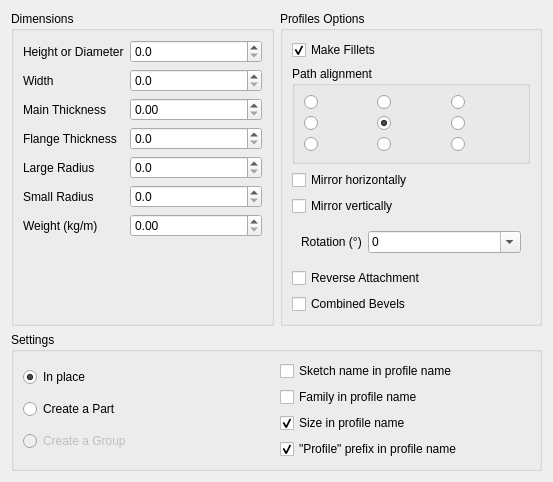
<?xml version="1.0" encoding="UTF-8"?>
<ui version="4.0">
 <class>Dialog</class>
 <widget class="QDialog" name="Dialog">
  <property name="geometry">
   <rect>
    <x>0</x>
    <y>0</y>
    <width>553</width>
    <height>464</height>
   </rect>
  </property>
  <property name="windowTitle">
   <string>Profile Settings</string>
  </property>
  <layout class="QVBoxLayout" name="verticalLayout_2">
   <item>
    <layout class="QHBoxLayout" name="horizontalLayout">
     <item>
      <widget class="QGroupBox" name="groupBox_2">
       <property name="title">
        <string>Dimensions</string>
       </property>
       <layout class="QFormLayout" name="formLayout_2">
        <item row="0" column="0">
         <widget class="QLabel" name="label_3">
          <property name="text">
           <string>Height or Diameter</string>
          </property>
         </widget>
        </item>
        <item row="0" column="1">
         <widget class="QDoubleSpinBox" name="sb_height">
          <property name="toolTip">
           <string>Adjust Height</string>
          </property>
          <property name="decimals">
           <number>1</number>
          </property>
          <property name="minimum">
           <double>0.000000000000000</double>
          </property>
          <property name="maximum">
           <double>1000.000000000000000</double>
          </property>
          <property name="singleStep">
           <double>0.100000000000000</double>
          </property>
          <property name="value">
           <double>0.000000000000000</double>
          </property>
         </widget>
        </item>
        <item row="1" column="0">
         <widget class="QLabel" name="label_4">
          <property name="text">
           <string>Width</string>
          </property>
         </widget>
        </item>
        <item row="1" column="1">
         <widget class="QDoubleSpinBox" name="sb_width">
          <property name="decimals">
           <number>1</number>
          </property>
          <property name="minimum">
           <double>0.000000000000000</double>
          </property>
          <property name="maximum">
           <double>1000.000000000000000</double>
          </property>
          <property name="singleStep">
           <double>0.100000000000000</double>
          </property>
          <property name="value">
           <double>0.000000000000000</double>
          </property>
         </widget>
        </item>
        <item row="3" column="0">
         <widget class="QLabel" name="label_6">
          <property name="text">
           <string>Main Thickness</string>
          </property>
         </widget>
        </item>
        <item row="3" column="1">
         <widget class="QDoubleSpinBox" name="sb_main_thickness">
          <property name="maximum">
           <double>100.000000000000000</double>
          </property>
          <property name="singleStep">
           <double>0.100000000000000</double>
          </property>
         </widget>
        </item>
        <item row="4" column="0">
         <widget class="QLabel" name="label_7">
          <property name="text">
           <string>Flange Thickness</string>
          </property>
         </widget>
        </item>
        <item row="4" column="1">
         <widget class="QDoubleSpinBox" name="sb_flange_thickness">
          <property name="decimals">
           <number>1</number>
          </property>
          <property name="singleStep">
           <double>0.100000000000000</double>
          </property>
         </widget>
        </item>
        <item row="5" column="0">
         <widget class="QLabel" name="label_8">
          <property name="text">
           <string>Large Radius</string>
          </property>
         </widget>
        </item>
        <item row="5" column="1">
         <widget class="QDoubleSpinBox" name="sb_radius1">
          <property name="decimals">
           <number>1</number>
          </property>
          <property name="maximum">
           <double>50.000000000000000</double>
          </property>
          <property name="singleStep">
           <double>0.100000000000000</double>
          </property>
         </widget>
        </item>
        <item row="6" column="0">
         <widget class="QLabel" name="label_9">
          <property name="text">
           <string>Small Radius</string>
          </property>
         </widget>
        </item>
        <item row="6" column="1">
         <widget class="QDoubleSpinBox" name="sb_radius2">
          <property name="decimals">
           <number>1</number>
          </property>
          <property name="maximum">
           <double>50.000000000000000</double>
          </property>
          <property name="singleStep">
           <double>0.100000000000000</double>
          </property>
         </widget>
        </item>
        <item row="7" column="0">
         <widget class="QLabel" name="label_12">
          <property name="text">
           <string>Weight (kg/m)</string>
          </property>
         </widget>
        </item>
        <item row="7" column="1">
         <widget class="QDoubleSpinBox" name="sb_weight">
          <property name="maximum">
           <double>500.000000000000000</double>
          </property>
          <property name="singleStep">
           <double>0.100000000000000</double>
          </property>
         </widget>
        </item>
       </layout>
      </widget>
     </item>
     <item>
      <widget class="QGroupBox" name="groupBox_3">
       <property name="title">
        <string>Profiles Options</string>
       </property>
       <layout class="QVBoxLayout" name="verticalLayout">
        <item>
         <widget class="QCheckBox" name="cb_make_fillet">
          <property name="text">
           <string>Make Fillets</string>
          </property>
          <property name="checked">
           <bool>true</bool>
          </property>
         </widget>
        </item>
        <item>
         <widget class="QGroupBox" name="group_anchor">
          <property name="title">
           <string>Path alignment</string>
          </property>
          <layout class="QGridLayout" name="grid_anchor">
           <item row="0" column="0">
            <widget class="QRadioButton" name="rb_anchor_0_2"/>
           </item>
           <item row="0" column="1">
            <widget class="QRadioButton" name="rb_anchor_1_2"/>
           </item>
           <item row="0" column="2">
            <widget class="QRadioButton" name="rb_anchor_2_2"/>
           </item>
           <item row="1" column="0">
            <widget class="QRadioButton" name="rb_anchor_0_1"/>
           </item>
           <item row="1" column="1">
            <widget class="QRadioButton" name="rb_anchor_1_1">
             <property name="checked">
              <bool>true</bool>
             </property>
            </widget>
           </item>
           <item row="1" column="2">
            <widget class="QRadioButton" name="rb_anchor_2_1"/>
           </item>
           <item row="2" column="0">
            <widget class="QRadioButton" name="rb_anchor_0_0"/>
           </item>
           <item row="2" column="1">
            <widget class="QRadioButton" name="rb_anchor_1_0"/>
           </item>
           <item row="2" column="2">
            <widget class="QRadioButton" name="rb_anchor_2_0"/>
           </item>
          </layout>
         </widget>
        </item>
        <item>
         <widget class="QCheckBox" name="cb_mirror_h">
          <property name="text">
           <string>Mirror horizontally</string>
          </property>
         </widget>
        </item>
        <item>
         <widget class="QCheckBox" name="cb_mirror_v">
          <property name="text">
           <string>Mirror vertically</string>
          </property>
         </widget>
        </item>
        <item>
         <widget class="QWidget" name="widget_rotation" native="true">
          <layout class="QFormLayout" name="form_rotation">
           <item row="0" column="0">
            <widget class="QLabel" name="label_rotation">
             <property name="text">
              <string>Rotation (°)</string>
             </property>
            </widget>
           </item>
           <item row="0" column="1">
            <widget class="QComboBox" name="combo_rotation">
             <property name="editable">
              <bool>true</bool>
             </property>
             <property name="currentText">
              <string>0</string>
             </property>
            </widget>
           </item>
          </layout>
         </widget>
        </item>
        <item>
         <widget class="QCheckBox" name="cb_reverse_attachment">
          <property name="text">
           <string>Reverse Attachment</string>
          </property>
         </widget>
        </item>
        <item>
         <widget class="QCheckBox" name="cb_combined_bevel">
          <property name="text">
           <string>Combined Bevels</string>
          </property>
         </widget>
        </item>
        <item>
         <spacer name="verticalSpacer_2">
          <property name="orientation">
           <enum>Qt::Orientation::Vertical</enum>
          </property>
          <property name="sizeHint" stdset="0">
           <size>
            <width>20</width>
            <height>40</height>
           </size>
          </property>
         </spacer>
        </item>
       </layout>
      </widget>
     </item>
    </layout>
   </item>
   <item>
    <widget class="QGroupBox" name="groupBox_5">
     <property name="title">
      <string>Settings</string>
     </property>
     <layout class="QHBoxLayout" name="horizontalLayout_4">
      <item>
       <layout class="QVBoxLayout" name="verticalLayout_4">
        <item>
         <widget class="QRadioButton" name="rb_profiles_in_place">
          <property name="toolTip">
           <string>&lt;html&gt;&lt;head/&gt;&lt;body&gt;&lt;p&gt;Create the profile at the same level as the source (Sketch or Parametric Line)&lt;/p&gt;&lt;/body&gt;&lt;/html&gt;</string>
          </property>
          <property name="text">
           <string>In place</string>
          </property>
          <property name="checked">
           <bool>true</bool>
          </property>
         </widget>
        </item>
        <item>
         <widget class="QRadioButton" name="rb_profiles_in_part">
          <property name="toolTip">
           <string>&lt;html&gt;&lt;head/&gt;&lt;body&gt;&lt;p&gt;Create profiles in a newly created Part&lt;/p&gt;&lt;/body&gt;&lt;/html&gt;</string>
          </property>
          <property name="text">
           <string>Create a Part</string>
          </property>
         </widget>
        </item>
        <item>
         <widget class="QRadioButton" name="rb_profiles_in_group">
          <property name="enabled">
           <bool>false</bool>
          </property>
          <property name="toolTip">
           <string>&lt;html&gt;&lt;head/&gt;&lt;body&gt;&lt;p&gt;Create profiles in a newly created Part&lt;/p&gt;&lt;/body&gt;&lt;/html&gt;</string>
          </property>
          <property name="text">
           <string>Create a Group</string>
          </property>
         </widget>
        </item>
       </layout>
      </item>
      <item>
       <layout class="QVBoxLayout" name="verticalLayout_5">
        <item>
         <widget class="QCheckBox" name="cb_sketch_in_name">
          <property name="text">
           <string>Sketch name in profile name</string>
          </property>
         </widget>
        </item>
        <item>
         <widget class="QCheckBox" name="cb_family_in_name">
          <property name="text">
           <string>Family in profile name</string>
          </property>
         </widget>
        </item>
        <item>
         <widget class="QCheckBox" name="cb_size_in_name">
          <property name="text">
           <string>Size in profile name</string>
          </property>
          <property name="checked">
           <bool>true</bool>
          </property>
         </widget>
        </item>
        <item>
         <widget class="QCheckBox" name="cb_prefix_profile_in_name">
          <property name="text">
           <string>&quot;Profile&quot; prefix in profile name</string>
          </property>
          <property name="checked">
           <bool>true</bool>
          </property>
         </widget>
        </item>
       </layout>
      </item>
     </layout>
    </widget>
   </item>
   <item>
    <spacer name="verticalSpacer">
     <property name="orientation">
      <enum>Qt::Orientation::Vertical</enum>
     </property>
     <property name="sizeHint" stdset="0">
      <size>
       <width>20</width>
       <height>40</height>
      </size>
     </property>
    </spacer>
   </item>
  </layout>
 </widget>
 <resources/>
 <connections/>
</ui>
